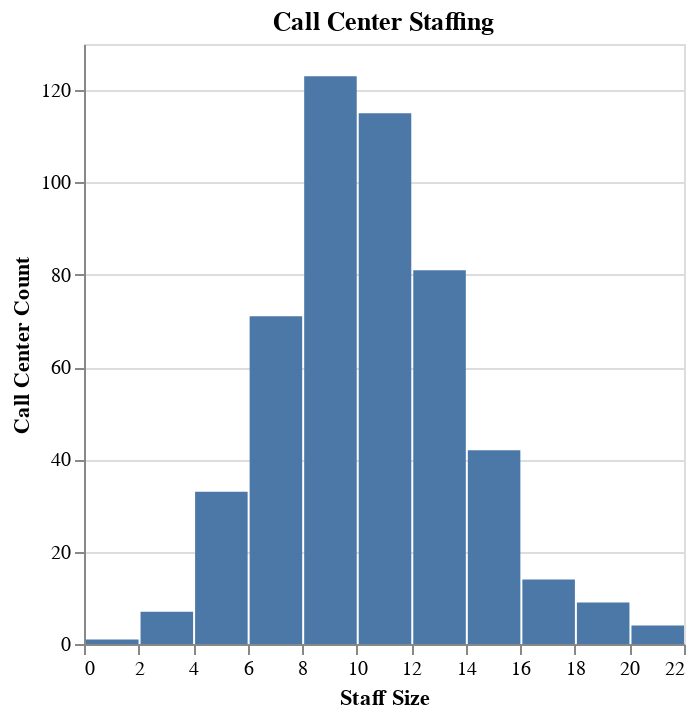

Source (notebook cell):
### Code cell
# Sanity check: observe distributions
print('Call Center Distribution:')
print(cc_df['cc_borough'].value_counts(), '\n')

# Create quick histogram of call center staffing
op_cc_list = op_df['op_cc'].value_counts().reset_index()
op_graph = alt.Chart(op_cc_list).mark_bar().encode(
    x=alt.X('count:Q', title='Staff Size',bin=True),
    y=alt.Y('count()', title='Call Center Count')
).properties(
    title='Call Center Staffing'
)
op_graph

### Figure 1 — Vega-Lite specification as saved in the notebook (floating-point values rounded to 4 significant figures; data arrays with more than 128 entries replaced by an {"elided": "..."} marker saying what was removed)
{"config": {"view": {"continuousWidth": 300, "continuousHeight": 300}}, "data": {"name": "data-af0648c074987dde3f740cbf39f5292a"}, "mark": {"type": "bar"}, "encoding": {"x": {"bin": true, "field": "count", "title": "Staff Size", "type": "quantitative"}, "y": {"aggregate": "count", "title": "Call Center Count", "type": "quantitative"}}, "title": "Call Center Staffing", "$schema": "https://vega.github.io/schema/vega-lite/v5.20.1.json", "datasets": {"data-af0648c074987dde3f740cbf39f5292a": {"elided": "500 records"}}}
